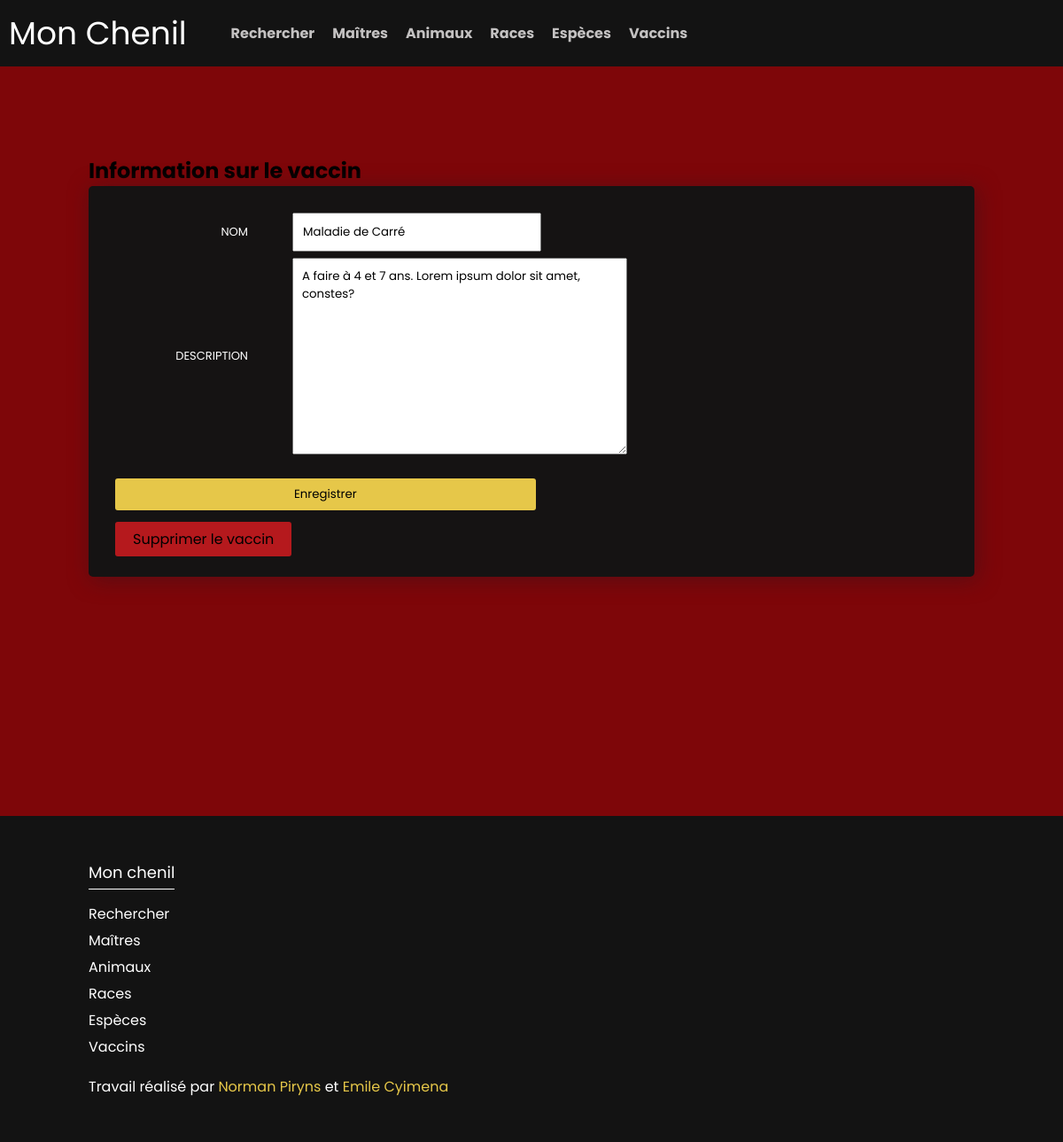
/vaccines/show/1, run on the app's committed database.
### tables this page shows
CREATE TABLE `vaccines` (
  `id` int(11) NOT NULL,
  `name` varchar(60) NOT NULL,
  `description` text NOT NULL
);

### controllers/VaccineController.php (called while the page is built, shortened)
<?php
class VaccineController extends AbstractController {
    public function __construct()
    {
        $this->dao = new VaccineDao();
    }
    public function show ($id) {
        $vaccine = $this->dao->getVaccineById($id);
        include ('../views/header.php');
        include ('../views/vaccines/one.php');
        include ('../views/footer.php');
    }
}

### Router.php (called while the page is built, shortened)
<?php
class Router {
    private $get;
    private $data;
    private $request;
    public function __construct() {
        $this->get = $_GET;
        $this->request = array();
        $this->data = $this->parseURI($_SERVER['REQUEST_URI']);
        $this->run();
    }
    private function parseURI ($server_uri) {
        $server_uri = explode("/", substr($server_uri, 1));
        return $server_uri;
    }
    private function dispatch () {
        if (count($this->data) >= 2 && $this->data[1]) {
            $this->request['action'] = $this->data[1];
        } else {
            $this->request['action'] = "index";
        }
        if (count($this->data) >= 3 && $this->data[2]) {
            $this->request['id'] = $this->data[2];
        } else {
            $this->request['id'] = false;
        }
    }
    private function run() {
        $this->controller_instance = new $this->request['controller'];
        $data = $this->get;
        $this->controller_instance->{$this->request['action']}($this->request['id'], $data);
    }
}

### public/index.php (called while the page is built)
<?php
spl_autoload_register ( function ($class) {
    if ($class === "Router") {
        include '../Router.php';
    } else if ( strpos( $class, "Controller")) {
        include "../controllers/{$class}.php";
    } else if ( strpos ( $class, "Dao")) {
        include "../models/dao/{$class}.php";
    } else {
        include "../models/entities/{$class}.php";
    }
});
$router = new Router();

### models/dao/AbstractDao.php (called while the page is built, shortened)
<?php
abstract class AbstractDao {
    public function __construct($table) {
        $this->table = $table;
        $this->connection = new PDO('mysql:host=localhost;dbname=chenil; charset=utf8', 'root', '');
    }
}

### models/dao/VaccineDao.php (called while the page is built, shortened)
<?php
class VaccineDao extends AbstractDao
{
    public function getVaccineById($id)
    {
        try {
            $statement = $this->connection->prepare("SELECT * FROM {$this->table} WHERE id = ?");
            $statement->execute([
                $id
            ]);
            $result = $statement->fetch(PDO::FETCH_ASSOC);
            return $this->create($result);
        } catch (PDOException $e) {
            print $e->getMessage();
        }
    }
    function create($result)
    {
        return new Vaccine(
            $result['id'],
            $result['name'],
            $result['description']
        );
    }
}

### models/entities/Vaccine.php (called while the page is built, shortened)
<?php
class Vaccine {
    public function __construct ($id, $name, $description) {
        $this->id = $id;
        $this->name = $name;
        $this->description = $description;
    }
    public function __get ($prop) {
        if (property_exists($this, $prop)) {
            return $this->$prop;
        }
    }
}

### views/vaccines/one.php (the view)
<div class="single-person-animal page">
    <div class="content-page">
        <h2>Information sur le vaccin</h2>
        <div class="animal-cart-info">
            <form action="/vaccines/update/<?= $vaccine->id ?>" method="POST">
                <div class="group">
                    <label class="label" for="name">Nom</label>
                    <input id="name" type="text" name="name" value="<?= $vaccine->name ?>">
                </div>
                <div class="group">
                    <label class="label" for="description">Description</label>
                    <textarea name="description" id="name" cols="30" rows="10"><?= $vaccine->description ?></textarea>
                </div>
                <input class="btn bg-yellow" type="submit" value="Enregistrer">
            </form>
            <div>
                <a class="btn bg-red" href="/vaccines/delete/<?= $vaccine->__get('id'); ?>">Supprimer le vaccin</a>
            </div>
        </div>
    </div>
</div>

### public/css/styles.css (style rules this page uses)
* { margin: 0; padding: 0; font-family: 'Poppins', sans-serif;; }
body { background-color: #7e0609; }
.page { display: flex; flex-direction: column; align-items: center; }
.content-page { display: flex; flex-direction: column; width: 1000px; margin-bottom: 50px; }
a { text-decoration: none; color: black; }
.master-cart-info, .animal-cart-info { background-color: rgb(21, 19, 19); color: white; box-shadow: 3px 3px 25px rgb(88, 13, 20);; }
.single-person-animal .group { display: flex; align-items: center; margin-bottom: 7px; }
.single-person-animal .label { color: white; width: 150px; text-align: end; margin-right: 50px; text-transform: uppercase; font-size: 13px; }
.animal-cart-info { padding: 30px; border-radius: 5px; margin-bottom: 40px; }
.animal-cart-info input[type=submit] { margin-top: 20px; margin-bottom: 20px; width: 50.5%; }
input, select, textarea { margin: 0; padding: 10px; }
.btn { border: unset; padding: 8px 20px; border-radius: 3px; cursor: pointer; text-align: center; }
.bg-yellow { background-color: rgb(230, 199, 73); }
.bg-red { background-color: rgb(181, 25, 29); }

### data on the page
vaccines: name "Maladie de Carré", description "A faire à 4 et 7 ans. Lorem ipsum dolor sit amet, constes?"
